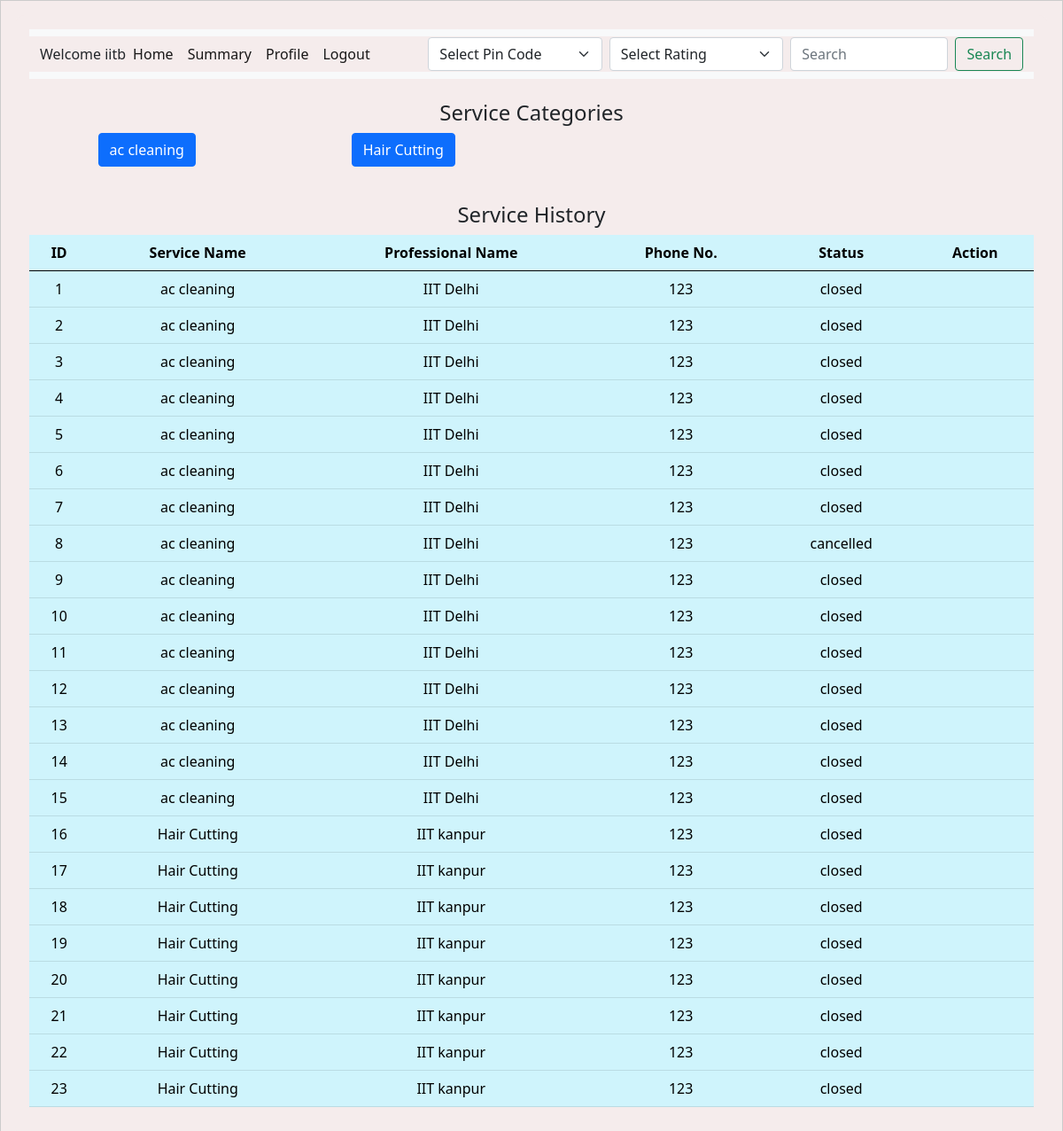
The app's page /customer_dashboard (signed in) with its own data.
### backend/models.py (models this page shows)
class Service(db.Model):
    __tablename__ = "service"
    id = db.Column(db.Integer, primary_key=True, autoincrement=True)
    name = db.Column(db.String, nullable=False)
    base_price = db.Column(
        db.Integer, nullable=False
    )  # Changed 'price' to 'base_price'
    time_required = db.Column(db.Integer, nullable=True)
    description = db.Column(db.String, nullable=False)
    professional_services = db.relationship(
        "ProfessionalService", back_populates="service"
    )

class Service_Request(db.Model):
    __tablename__ = "service_request"
    id = db.Column(db.Integer, primary_key=True, autoincrement=True)
    service_id = db.Column(db.Integer, db.ForeignKey("service.id"), nullable=False)
    customer_id = db.Column(db.Integer, db.ForeignKey("customer.id"), nullable=False)
    professional_id = db.Column(
        db.Integer, db.ForeignKey("service_professional.id"), nullable=False
    )
    date_of_request = db.Column(db.DateTime, nullable=False, default=datetime.utcnow)
    date_of_completion = db.Column(db.DateTime)
    service_status = db.Column(
        db.String, nullable=False
    )  # e.g., 'requested', 'assigned', 'closed'
    remarks = db.Column(db.String, nullable=True)  # ratings given by customer
    rating = db.Column(db.Integer, nullable=True)  # Added this line for the rating
    customer_rating = db.Column(
        db.Integer, nullable=True
    )  # Rating given by professional
    customer_remarks = db.Column(
        db.String, nullable=True
    )  # Remarks from the professional
    service = db.relationship(
        "Service",
        backref=db.backref(
            "service_requests",
            lazy=True,
        ),
    )
    customer = db.relationship(
        "Customer", backref=db.backref("service_requests", lazy=True)
    )
    professional = db.relationship(
        "Service_Professional",
        backref=db.backref("service_requests", lazy=True, cascade="all, delete-orphan"),
    )

class Service_Professional(db.Model):
    __tablename__ = "service_professional"
    id = db.Column(db.Integer, primary_key=True, autoincrement=True)
    username = db.Column(db.String, unique=True, nullable=False)
    password = db.Column(db.String, nullable=False)
    name = db.Column(db.String, nullable=False)
    service_type = db.Column(
        db.String, nullable=False
    )  # nullable true done for some reason
    experience = db.Column(db.Integer, nullable=False)
    phone_no = db.Column(db.Integer, nullable=False)
    email = db.Column(db.String, unique=True, nullable=False)
    address = db.Column(db.String, nullable=False)
    pin_code = db.Column(db.String, nullable=False)
    verified_status = db.Column(db.String, nullable=True)
    average_rating = db.Column(db.Float, nullable=True)  # New column for average rating
    document = db.Column(db.String, nullable=True)  # Column to store document path
    custom_services = db.relationship(
        "ProfessionalService",
        back_populates="professional",
        lazy=True,
        cascade="all, delete-orphan",
    )

### backend/controller.py (the view)
@app.route("/customer_dashboard")
def customer_dashboard():
    customer_id = session.get("customer_id")
    if not customer_id:
        return redirect(url_for("user_login"))
    services = Service.query.all()
    pin_codes = db.session.query(Service_Professional.pin_code).distinct().all()
    pin_codes = [pin[0] for pin in pin_codes]  # Extract pin codes from query results
    service_requests = Service_Request.query.filter_by(customer_id=customer_id).all()
    print(service_requests)
    return render_template(
        "customer_dashboard.html",
        services=services,
        service_requests=service_requests,
        pin_codes=pin_codes,
        customer=session.get("username"),  # Assuming customer_name is stored in session
    )

### templates/customer_dashboard.html (shortened to what this page needs)
<!DOCTYPE html>
<html lang="en">
<head>
    <link rel="stylesheet" href="/static/style.css" />
    <link href="https://cdn.jsdelivr.net/npm/bootstrap@5.0.2/dist/css/bootstrap.min.css" rel="stylesheet" />
</head>
<body>
    <div id="container">
        <div id="panel">
            <nav class="navbar navbar-expand-lg navbar-light bg-light">
                <div class="container-fluid">
                    <label>Welcome {{ customer }}</label>
                    <div class="collapse navbar-collapse" id="navbarSupportedContent">
                        <ul class="navbar-nav me-auto mb-2 mb-lg-0">
                            <li class="nav-item">
                                <a class="nav-link active" aria-current="page"
                                    href="{{ url_for('customer_dashboard') }}">Home</a>
                            </li>
                            <li class="nav-item">
                                <a class="nav-link active" aria-current="page"
                                    href="{{ url_for('customer_summary') }}">Summary</a>
                            </li>
                            <li class="nav-item">
                                <a class="nav-link active" aria-current="page"
                                    href="{{ url_for('customer_profile') }}">Profile</a>
                            </li>
                            <li class="nav-item">
                                <a class="nav-link active" aria-current="page" href="{{ url_for('logout') }}">Logout</a>
                            </li>
                        </ul>
                        <form class="d-flex" action="{{ url_for('search_service') }}" method="GET">
                            <select class="form-select me-2" name="pin_code" id="pin_code">
                                <option value="" disabled selected>Select Pin Code</option>
                            </select>
                            <select class="form-select me-2" name="rating" id="rating">
                                <option value="" disabled selected>Select Rating</option>
                            </select>
                            <input class="form-control me-2" type="search" placeholder="Search" aria-label="Search"
                                name="query" />
                            <button class="btn btn-outline-success" type="submit">Search</button>
                        </form>
                    </div>
                </div>
            </nav>
            <h4 class="mt-4">Service Categories</h4>
            <div class="row">
                {% for service in services %}
                <div class="col-md-3 mb-3">
                    <a href="{{ url_for('get_service_professionals', service_id=service.id) }}"
                        class="btn btn-primary btn-block">
                        {{ service.name }}
                    </a>
                </div>
                {% endfor %}
            </div>
            <h4 class="mt-4">Service History</h4>
            <table class="table table-info table-hover">
                <thead>
                    <tr>
                        <th>ID</th>
                        <th>Service Name</th>
                        <th>Professional Name</th>
                        <th>Phone No.</th>
                        <th>Status</th>
                        <th>Action</th>
                    </tr>
                </thead>
                <tbody>
                    {% for request in service_requests %}
                    <tr>
                        <td>{{ request.id }}</td>
                        <td>{{ request.service.name }}</td>
                        <td>{{ request.professional.name }}</td>
                        <td>{{ request.professional.phone_no }}</td>
                        <td>{{ request.service_status }}</td>
                        <td>
                        </td>
                    </tr>
                    {% endfor %}
                </tbody>
            </table>
        </div>
    </div>
</body>
</html>

### static/style.css (style rules this page uses)
* { margin: 0; background-color: #f5ecec; }
#panel { width: auto; margin: auto; height: auto; text-align: center; padding: 2vh; border: 0px solid black; border-radius: 10px; }
#container { width: auto; margin: auto; padding: 2vh; border: 1px solid #ccc; }

### records on screen
Service: name "ac cleaning"
Service: name "Hair Cutting"
Service_Request: id "1", service.name "ac cleaning", professional.name "IIT Delhi", professional.phone_no "123", service_status "closed"
Service_Request: id "2", service.name "ac cleaning", professional.name "IIT Delhi", professional.phone_no "123", service_status "closed"
Service_Request: id "3", service.name "ac cleaning", professional.name "IIT Delhi", professional.phone_no "123", service_status "closed"
Service_Request: id "4", service.name "ac cleaning", professional.name "IIT Delhi", professional.phone_no "123", service_status "closed"
Service_Request: id "5", service.name "ac cleaning", professional.name "IIT Delhi", professional.phone_no "123", service_status "closed"
Service_Request: id "6", service.name "ac cleaning", professional.name "IIT Delhi", professional.phone_no "123", service_status "closed"
Service_Request: id "7", service.name "ac cleaning", professional.name "IIT Delhi", professional.phone_no "123", service_status "closed"
Service_Request: id "8", service.name "ac cleaning", professional.name "IIT Delhi", professional.phone_no "123", service_status "cancelled"
Service_Request: id "9", service.name "ac cleaning", professional.name "IIT Delhi", professional.phone_no "123", service_status "closed"
Service_Request: id "10", service.name "ac cleaning", professional.name "IIT Delhi", professional.phone_no "123", service_status "closed"
Service_Request: id "11", service.name "ac cleaning", professional.name "IIT Delhi", professional.phone_no "123", service_status "closed"
Service_Request: id "12", service.name "ac cleaning", professional.name "IIT Delhi", professional.phone_no "123", service_status "closed"
Service_Request: id "13", service.name "ac cleaning", professional.name "IIT Delhi", professional.phone_no "123", service_status "closed"
Service_Request: id "14", service.name "ac cleaning", professional.name "IIT Delhi", professional.phone_no "123", service_status "closed"
Service_Request: id "15", service.name "ac cleaning", professional.name "IIT Delhi", professional.phone_no "123", service_status "closed"
Service_Request: id "16", service.name "Hair Cutting", professional.name "IIT kanpur", professional.phone_no "123", service_status "closed"
Service_Request: id "17", service.name "Hair Cutting", professional.name "IIT kanpur", professional.phone_no "123", service_status "closed"
Service_Request: id "18", service.name "Hair Cutting", professional.name "IIT kanpur", professional.phone_no "123", service_status "closed"
Service_Request: id "19", service.name "Hair Cutting", professional.name "IIT kanpur", professional.phone_no "123", service_status "closed"
Service_Request: id "20", service.name "Hair Cutting", professional.name "IIT kanpur", professional.phone_no "123", service_status "closed"
Service_Request: id "21", service.name "Hair Cutting", professional.name "IIT kanpur", professional.phone_no "123", service_status "closed"
Service_Request: id "22", service.name "Hair Cutting", professional.name "IIT kanpur", professional.phone_no "123", service_status "closed"
Service_Request: id "23", service.name "Hair Cutting", professional.name "IIT kanpur", professional.phone_no "123", service_status "closed"

### other values on screen
{{ customer }} "iitb"
